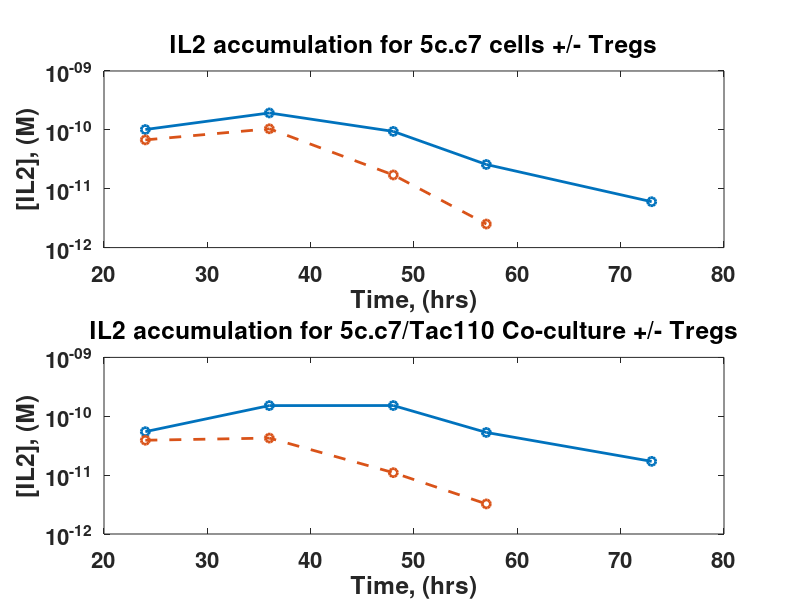
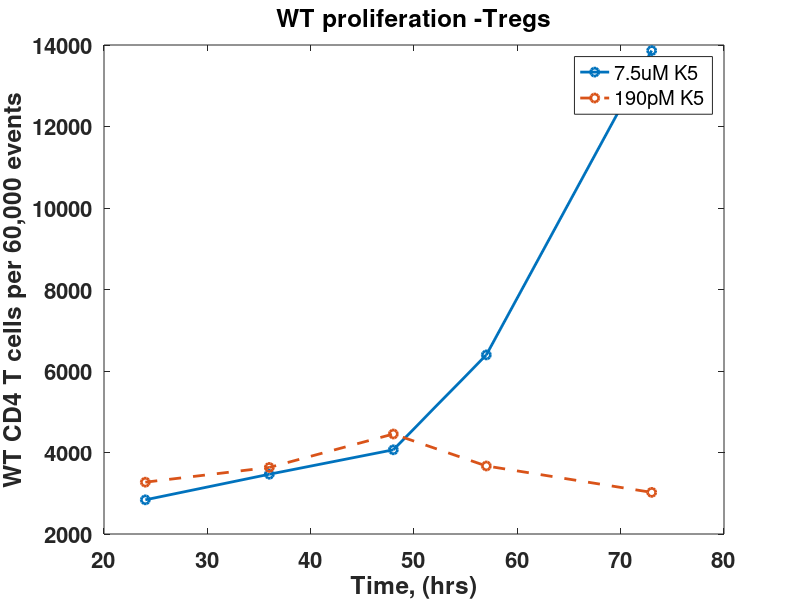
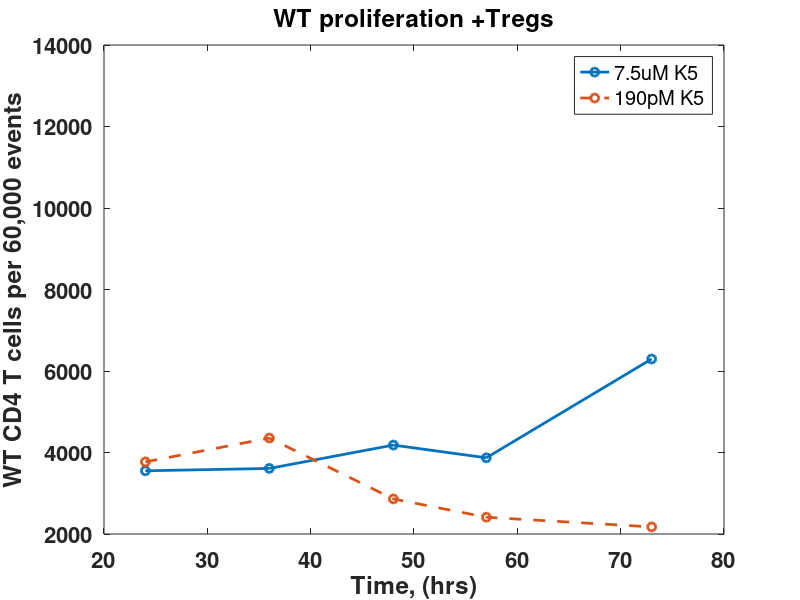
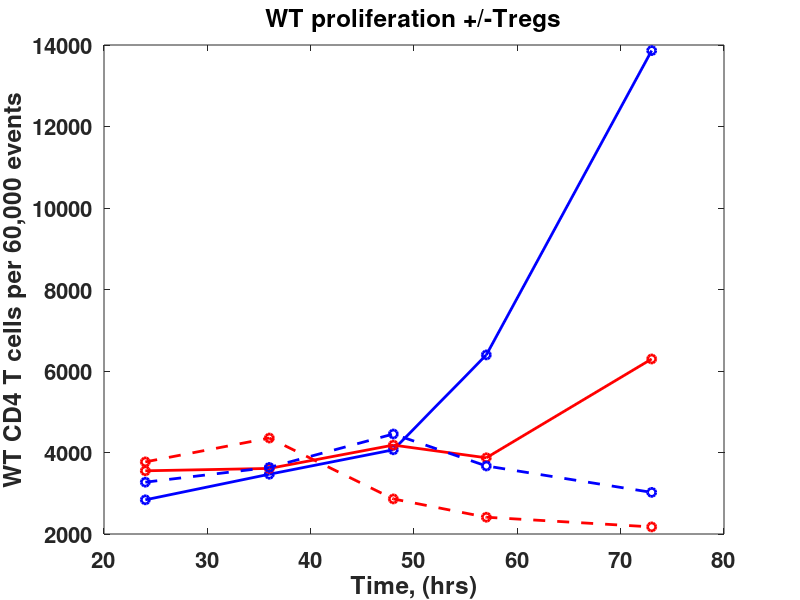

Reproduce these figures in MATLAB, in order.
absorbance=[0.979	0.086	0.731	0.082	0.083	0.097	0.084	0.084	0.627	0.09	0.491	0.09
1.504	0.087	0.999	0.096	0.086	0.09	0.086	0.09	1.289	0.088	0.522	0.096
0.929	0.086	0.28	0.087	0.085	0.093	0.085	0.091	1.291	0.093	0.217	0.125
0.366	0.095	0.126	0.093	0.09	0.098	0.084	0.105	0.613	0.094	0.134	0.116
0.164	0.114	0.094	0.126	0.085	0.102	0.111	0.171	0.28	0.18	0.097	0.104];

T=4.154;
B=0.09828;
E=3.652e-10;

IL2=(absorbance-B)./(T-absorbance).*E;


i_WT_Reg=IL2(:,1:2);
i_WT=IL2(:,3:4);
i_KO_Reg=IL2(:,5:6);
i_KO=IL2(:,7:8);
i_Co_Reg=IL2(:,9:10);
i_Co=IL2(:,11:12);

Time=[24 36 48 57 73];

figure()
subplot(2,1,1)
hold on
plot(Time, i_WT_Reg(:,1), '-o', 'linewidth', 2)
plot(Time, i_WT(:,1), '--o', 'linewidth', 2)
set(gca, 'Fontsize', 16, 'Fontweight', 'bold', 'yscale', 'log')
set(gcf, 'color', 'w')
xlabel('Time, (hrs)')
ylabel('[IL2], (M)')
box on
title('IL2 accumulation for 5c.c7 cells +/- Tregs')
subplot(2,1,2)
hold on
plot(Time, i_Co_Reg(:,1), '-o', 'linewidth', 2)
plot(Time, i_Co(:,1), '--o', 'linewidth', 2)
set(gca, 'Fontsize', 16, 'Fontweight', 'bold', 'yscale', 'log')
set(gcf, 'color', 'w')
xlabel('Time, (hrs)')
ylabel('[IL2], (M)')
box on
title('IL2 accumulation for 5c.c7/Tac110 Co-culture +/- Tregs')


%%

%Processing for WT without Tregs hi and lo peptide

%Normalizing cell counts for 60,000 events (lowest number you collected for WT & to account for the fact that I did not keep a uniform collection)
data_norm_NoReg=[4731
5778
6777
10658
23105
5453
6056
7423
6116
5036
];

data_norm_NoReg=(data_norm_NoReg*6e4)./10e4;

data_norm_NoReg=reshape(data_norm_NoReg, 5,2);

hi_noReg=data_norm_NoReg(:,1);
lo_noReg=data_norm_NoReg(:,2);

Time=[24 36 48 57 73];

figure()
hold on
plot(Time, hi_noReg, '-o', 'linewidth', 2)
plot(Time, lo_noReg, '--o', 'linewidth', 2)
set(gca, 'Fontsize', 16, 'Fontweight', 'bold')
set(gcf, 'color', 'w')
xlabel('Time, (hrs)')
ylabel('WT CD4 T cells per 60,000 events')
box on
legend('7.5uM K5', '190pM K5')
title('WT proliferation -Tregs')

WT_hi_NoReg=hi_noReg;
WT_lo_NoReg=lo_noReg;

%%

%Processing for WT with Tregs hi and lo peptide

%Normalizing cell counts for 60,000 events
data_norm_Reg=[3551
3609
4182
3870
6295
10052
11613
7629
6431
5798];

data_norm_Reg=reshape(data_norm_Reg, 5,2);

i_hi=data_norm_Reg(:,1);
i_lo=data_norm_Reg(:,2);

i_lo=(i_lo*6e4)./16e4;

figure()
hold on
plot(Time, i_hi, '-o', 'linewidth', 2)
plot(Time, i_lo, '--o', 'linewidth', 2)
set(gca, 'Fontsize', 16, 'Fontweight', 'bold', 'ylim', [2000 14000])
set(gcf, 'color', 'w')
xlabel('Time, (hrs)')
ylabel('WT CD4 T cells per 60,000 events')
box on
legend('7.5uM K5', '190pM K5')
title('WT proliferation +Tregs')

WT_hi_Reg=i_hi;
WT_lo_Reg=i_lo;

%%
%Compiled WT figure
figure()
hold on
plot(Time, hi_noReg, '-bo', 'linewidth', 2)
plot(Time, i_hi, '-ro', 'linewidth', 2)
plot(Time, lo_noReg, '--bo', 'linewidth', 2)
plot(Time, i_lo, '--ro', 'linewidth', 2)
set(gca, 'Fontsize', 16, 'Fontweight', 'bold', 'ylim', [2000 14000])
set(gcf, 'color', 'w')
xlabel('Time, (hrs)')
ylabel('WT CD4 T cells per 60,000 events')
box on
title('WT proliferation +/-Tregs')

%%
%Processing for KO - Tregs 
%Normalizing all to 60,000 collected events (like WT situation) - so that I
%can compare between groups
data_norm_NoReg=[8138
6718
8206
7104
10188
9837
9927
8923
6624
7450];

data_norm_NoReg=reshape(data_norm_NoReg, 5,2);

i_lo_NoReg=data_norm_NoReg(:,2);
i_lo_NoReg=(i_lo_NoReg*6e4)./30e4;

parse_hi_1=[8138 6718 8206 7104];
parse_hi_1=(parse_hi_1*6e4)./30e4;
parse_hi_2=[10188];
parse_hi_2=(parse_hi_2*6e4)./277346;


data_norm_NoReg_2=[1.6276e3 1.3436e3 1.6412e3 1.4208e3 2.204e3 1.9674e3 1.9854e3 1.7846e3 1.3248e3 1.4900e3];

data_norm_NoReg_2=reshape(data_norm_NoReg_2, 5,2);

KO_hi_NoReg=data_norm_NoReg_2(:,1);
KO_lo_NoReg=data_norm_NoReg_2(:,2);

figure()
hold on
plot(Time, KO_hi_NoReg, '-o', 'linewidth', 2)
plot(Time, KO_lo_NoReg, '--o', 'linewidth', 2)
set(gca, 'Fontsize', 16, 'Fontweight', 'bold', 'ylim', [1000 14000])
set(gcf, 'color', 'w')
xlabel('Time, (hrs)')
ylabel('IL2 KO CD4 T cells per 60,000 events')
box on
title('IL2 KO proliferation -Tregs')


%%
%Processing for KO + Tregs 
%Normalizing all to 60,000 collected events (like WT situation) - so that I
%can compare between groups

data_norm_Reg=[9163
7394
8669
7370
9965
10188
9266
8478
5930
7705
];

data_norm_Reg=reshape(data_norm_Reg, 5,2);

i_lo_Reg=data_norm_Reg(:,2);

parse_hi_1=[9163 7394 8669];
parse_hi_2=[7370 9965];
parse_hi_1=(parse_hi_1*6e4)./40e4;
parse_hi_2=(parse_hi_2*6e4)./30e4;

hi_Reg=[1.3744e3 1.1091e3 1.3003e3 1474 1993];

i_lo_Reg=(i_lo_Reg*6e4)./30e4;

figure()
hold on
plot(Time, hi_Reg, '-o', 'linewidth', 2)
plot(Time, i_lo_Reg, '--o', 'linewidth', 2)
set(gca, 'Fontsize', 16, 'Fontweight', 'bold', 'ylim', [1000 14000])
set(gcf, 'color', 'w')
xlabel('Time, (hrs)')
ylabel('IL2 KO CD4 T cells per 60,000 events')
box on
title('IL2 KO proliferation +Tregs')

KO_hi_Reg=hi_Reg;
KO_lo_Reg=i_lo_Reg;

%%

%Compiled KO figure

figure()
hold on
plot(Time, KO_hi_NoReg, '-bo', 'linewidth', 2)
plot(Time, hi_Reg, '-ro', 'linewidth', 2)
plot(Time, KO_lo_NoReg, '--bo', 'linewidth', 2)
plot(Time, i_lo_Reg, '--ro', 'linewidth', 2)
set(gca, 'Fontsize', 16, 'Fontweight', 'bold', 'ylim', [1000 14000])
set(gcf, 'color', 'w')
xlabel('Time, (hrs)')
ylabel('IL2 KO CD4 T cells per 60,000 events')
box on
title('IL2 KO proliferation +/-Tregs')


%%

%comparing WT and KO cells on the same axes

figure()
subplot(2,1,1)
hold on
plot(Time, WT_hi_NoReg, '-bo', 'linewidth', 2)
plot(Time, KO_hi_NoReg, '-ro', 'linewidth', 2)
plot(Time, WT_hi_Reg, '--bo', 'linewidth', 2)
plot(Time, KO_hi_Reg, '--ro', 'linewidth', 2)
set(gca, 'Fontsize', 16, 'Fontweight', 'bold', 'ylim', [1000 14000])
set(gcf, 'color', 'w')
xlabel('Time, (hrs)')
ylabel('CD4 T cells per 60,000 events')
box on
title('IL2 WT and KO proliferation +/-Tregs for high [antigen]')
subplot(2,1,2)
hold on
plot(Time, WT_lo_NoReg, '-bo', 'linewidth', 2)
plot(Time, KO_lo_NoReg, '-ro', 'linewidth', 2)
plot(Time, WT_lo_Reg, '--bo', 'linewidth', 2)
plot(Time, KO_lo_Reg, '--ro', 'linewidth', 2)
set(gca, 'Fontsize', 16, 'Fontweight', 'bold', 'ylim', [1000 14000])
set(gcf, 'color', 'w')
xlabel('Time, (hrs)')
ylabel('CD4 T cells per 60,000 events')
box on
title('IL2 WT and KO proliferation +/-Tregs for low [antigen]')

%%
%Processing for Co-cultured cells

(2145*6e4)/109371
(3086*6e4)/180572

Co_NoReg=[2145	1760
5318	5219
3953	6360
5076	11426
9145	22365
5505	5419
8330	7224
6344	5529
6033	5248
3633	3086];

Co_NoReg=(Co_NoReg*6e4)./30e4;

Co_NoReg= [1.1767e3    0.3520e3
    1.0636e3    1.0438e3
    0.7906e3    1.2720e3
    1.0152e3    2.2852e3
    1.8290e3    4.4730e3
    1.1010e3    1.0838e3
    1.6660e3    1.4448e3
    1.2688e3    1.1058e3
    1.2066e3    1.0496e3
    0.7266e3    1.0254e3];

Co_NoReg=reshape(Co_NoReg, 5,4)

i_NoReg_hi_KO=Co_NoReg(:,1);
i_NoReg_hi_WT=Co_NoReg(:,3);
i_NoReg_lo_KO=Co_NoReg(:,2);
i_NoReg_lo_WT=Co_NoReg(:,4);

(4583*6e4)/176080
(4226*6e4)/187276

Co_Reg=[4583	3804
5178	4672
3767	5865
3903	7513
5997	13273
5148	5376
7402	6654
5654	4957
5193	4433
4404	4226];

Co_Reg=(Co_Reg*6e4)./30e4;

Co_Reg=[1.5617e3    0.7608e3
    1.0356e3    0.9344e3
    0.7534e3   1.1730e3
    0.7806e3    1.5026e3
    1.1994e3    2.6546e3
    1.0296e3    1.0752e3
    1.4804e3    1.3308e3
    1.1308e3    0.9914e3
    1.0386e3    0.8866e3
    0.8808e3    1.3539e3];

Co_Reg=reshape(Co_Reg, 5,4)

i_Reg_hi_KO=Co_Reg(:,1);
i_Reg_hi_WT=Co_Reg(:,3);
i_Reg_lo_KO=Co_Reg(:,2);
i_Reg_lo_WT=Co_Reg(:,4);

figure()
subplot(2,1,1)
hold on
plot(Time, i_NoReg_hi_KO, '-ro', 'linewidth', 2)
plot(Time, i_NoReg_hi_WT, '-bo', 'linewidth', 2)
plot(Time, i_NoReg_lo_KO, '--ro', 'linewidth', 2)
plot(Time, i_NoReg_lo_WT, '--bo', 'linewidth', 2)
set(gca, 'Fontsize', 16, 'Fontweight', 'bold')
set(gcf, 'color', 'w')
xlabel('Time, (hrs)')
ylabel('CD4 T cells per 60,000 events')
box on
title('IL2 WT and KO proliferation during Co-culture -Tregs')
subplot(2,1,2)
hold on
plot(Time, i_Reg_hi_KO, '-ro', 'linewidth', 2)
plot(Time, i_Reg_hi_WT, '-bo', 'linewidth', 2)
plot(Time, i_Reg_lo_KO, '--ro', 'linewidth', 2)
plot(Time, i_Reg_lo_WT, '--bo', 'linewidth', 2)
set(gca, 'Fontsize', 16, 'Fontweight', 'bold', 'ylim', [0 4500])
set(gcf, 'color', 'w')
xlabel('Time, (hrs)')
ylabel('CD4 T cells per 60,000 events')
box on
title('IL2 WT and KO proliferation during Co-culture +Tregs')


%%
%CD25 population for WT cells

CD25hi=[26.3
38.5
56.7
71
59.6
0.954
1.8
1.37
1.26
3.16
43.2
49.5
54.4
68.1
86.6
1.81
2.43
2.19
2.69
3.62
];

CD25hi=reshape(CD25hi, 5,4)

hi_NoReg=CD25hi(:,1);
lo_NoReg=CD25hi(:,2);
hi_Reg=CD25hi(:,3);
lo_Reg=CD25hi(:,4);

figure()
hold on
plot(Time, hi_NoReg, '-bo', 'linewidth', 2)
plot(Time, lo_NoReg, '--bo', 'linewidth', 2)
plot(Time, hi_Reg, '-ro', 'linewidth', 2)
plot(Time, lo_Reg, '--ro', 'linewidth', 2)
set(gca, 'Fontsize', 16, 'Fontweight', 'bold')
set(gcf, 'color', 'w')
xlabel('Time, (hrs)')
ylabel('%CD25+')
box on
title('%CD25+ for WT cells')

%%
%Cd25 population for KO Cells

CD25hi=[24.2
26.8
41.3
46.4
66
0.274
0.685
0.448
0.604
1.15
19.7
21.3
35.2
49.2
65.9
0.265
0.831
0.436
0.691
1.28];

CD25hi=reshape(CD25hi, 5,4)

hi_NoReg=CD25hi(:,1);
lo_NoReg=CD25hi(:,2);
hi_Reg=CD25hi(:,3);
lo_Reg=CD25hi(:,4);

figure()
hold on
plot(Time, hi_NoReg, '-bo', 'linewidth', 2)
plot(Time, lo_NoReg, '--bo', 'linewidth', 2)
plot(Time, hi_Reg, '-ro', 'linewidth', 2)
plot(Time, lo_Reg, '--ro', 'linewidth', 2)
set(gca, 'Fontsize', 16, 'Fontweight', 'bold', 'ylim', [0 90])
set(gcf, 'color', 'w')
xlabel('Time, (hrs)')
ylabel('%CD25+')
box on
title('%CD25+ for KO cells')


%%

%Cd25 population for Co-cultured cells

CD25hi_KO=[27.4
19
21.4
47.3
66.9
0.182
0.54
0.725
0.895
0.936
24.2
17.9
16.9
26.5
44.8
0.291
0.824
0.424
0.963
1.88];

CD25hi_KO=reshape(CD25hi_KO, 5,4);

hi_NoReg_KO=CD25hi_KO(:,1);
lo_NoReg_KO=CD25hi_KO(:,2);
hi_Reg_KO=CD25hi_KO(:,3);
lo_Reg_KO=CD25hi_KO(:,4);


CD25hi_WT=[36
44.4
65.9
82.9
87.7
0.388
0.664
1.16
1.49
1.75
29.8
45.7
74.4
81.2
89.8
0.335
1.4
1.01
1.26
6.6];

CD25hi_WT=reshape(CD25hi_WT, 5,4);

hi_NoReg_WT=CD25hi_WT(:,1);
lo_NoReg_WT=CD25hi_WT(:,2);
hi_Reg_WT=CD25hi_WT(:,3);
lo_Reg_WT=CD25hi_WT(:,4);

figure()
subplot(2,2,1)
hold on
plot(Time, hi_NoReg_KO, '-ro', 'linewidth', 2)
plot(Time, hi_NoReg_WT, '-bo', 'linewidth', 2)
set(gca, 'Fontsize', 16, 'Fontweight', 'bold')
set(gcf, 'color', 'w')
xlabel('Time, (hrs)')
ylabel('%CD25+')
box on
legend('KO', 'WT')
title('%CD25+ for WT and KO Co-cultured cells -Tregs, high [Ag]')
subplot(2,2,2)
hold on
plot(Time, hi_Reg_KO, '-ro', 'linewidth', 2)
plot(Time, hi_Reg_WT, '-bo', 'linewidth', 2)
set(gca, 'Fontsize', 16, 'Fontweight', 'bold')
set(gcf, 'color', 'w')
xlabel('Time, (hrs)')
ylabel('%CD25+')
box on
title('%CD25+ for WT and KO Co-cultured cells +Tregs, high [Ag]')
subplot(2,2,3)
hold on
plot(Time, lo_NoReg_KO, '-ro', 'linewidth', 2)
plot(Time, lo_NoReg_WT, '-bo', 'linewidth', 2)
set(gca, 'Fontsize', 16, 'Fontweight', 'bold', 'ylim', [0 7])
set(gcf, 'color', 'w')
xlabel('Time, (hrs)')
ylabel('%CD25+')
box on
title('%CD25+ for WT and KO Co-cultured cells -Tregs, low [Ag]')
subplot(2,2,4)
hold on
plot(Time, lo_Reg_KO, '-ro', 'linewidth', 2)
plot(Time, lo_Reg_WT, '-bo', 'linewidth', 2)
set(gca, 'Fontsize', 16, 'Fontweight', 'bold')
set(gcf, 'color', 'w')
xlabel('Time, (hrs)')
ylabel('%CD25+')
box on
title('%CD25+ for WT and KO Co-cultured cells +Tregs, low [Ag]')
